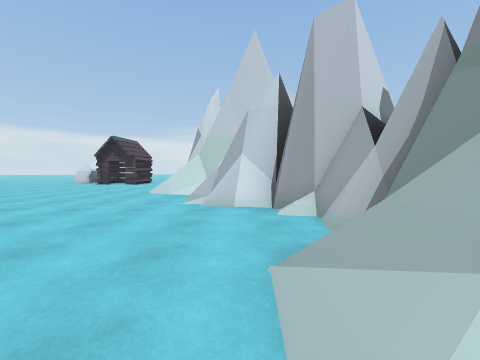
view 1 (above)

23 first-person views from a walk through a Unity game level. The camera is 1.2 m above the floor, tilts 2° down and sees 90° across. The floor is counted in squares, 1.8 m on a side. Each view is taken from the middle of a square. On the plan, view 1 faces up. The plan holds only what a view shows up to about 9 squares ahead; the rest is blank. The place goes on beyond the plan. The player character is not drawn.

view 2
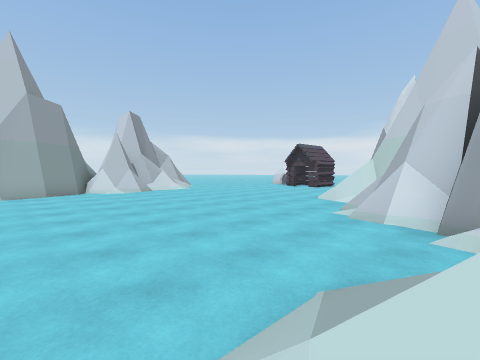

view 3
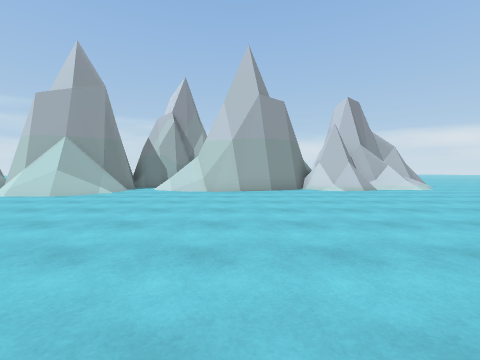

view 4
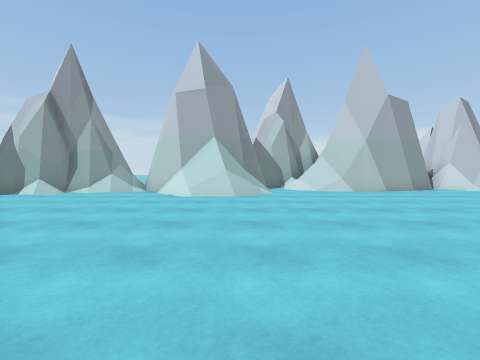

view 5
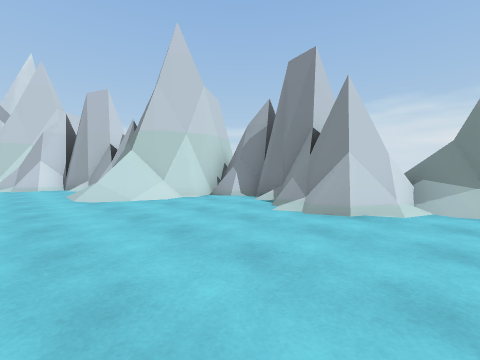

view 6
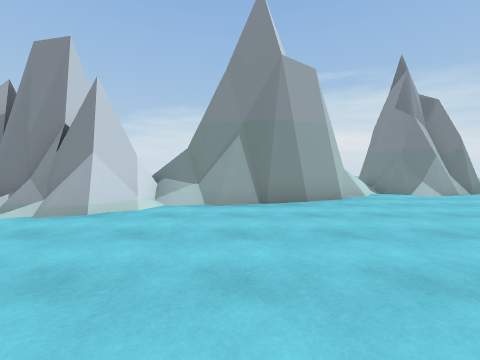

view 7
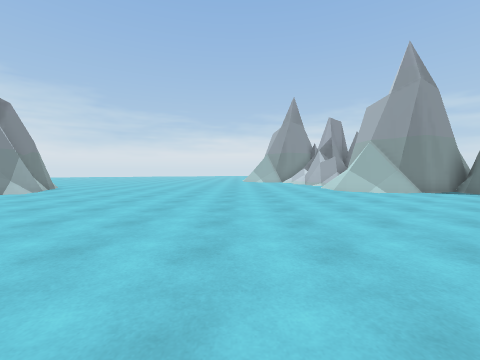

view 8
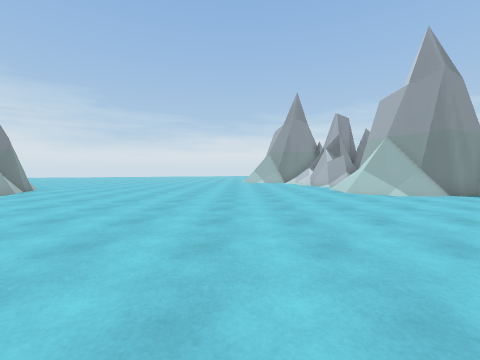

view 9
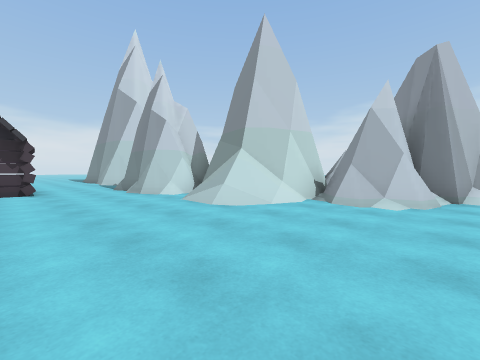

view 10
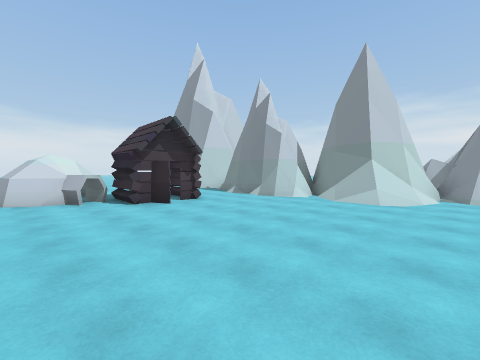

view 11
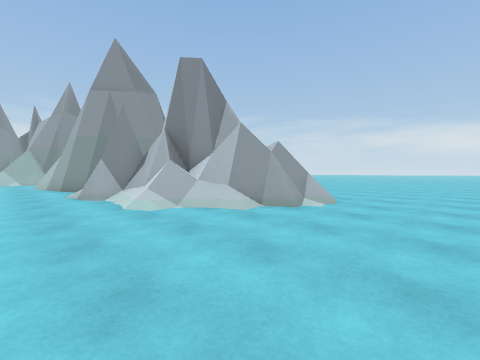

view 12
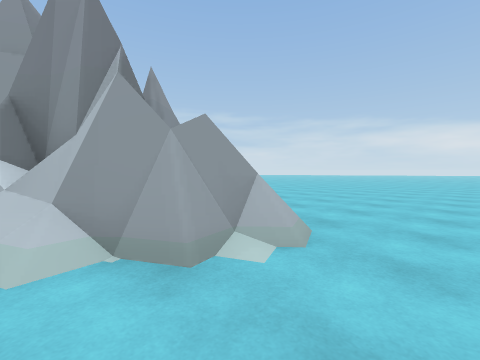

view 13
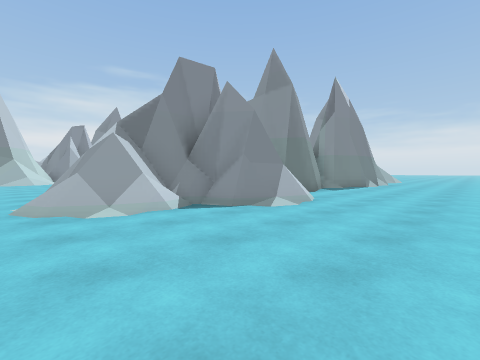

view 14
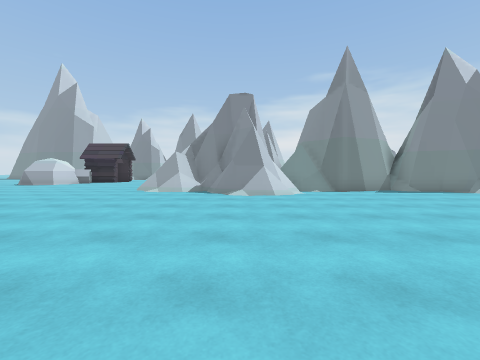

view 15
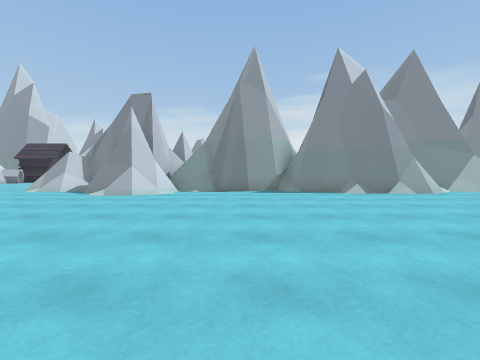

view 16
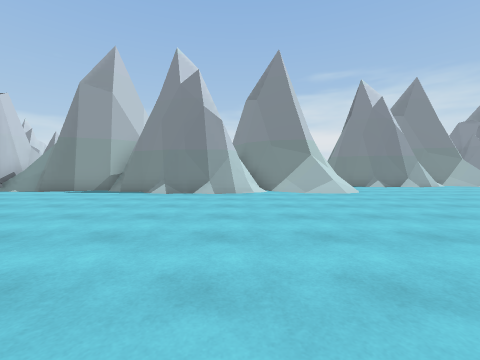

view 17
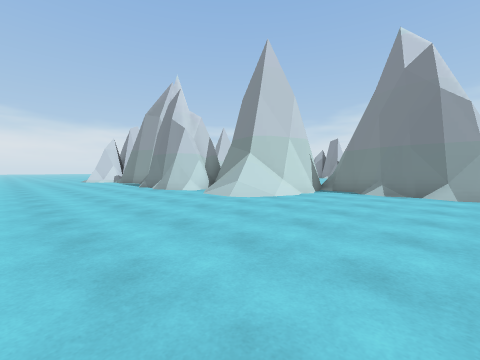

view 18
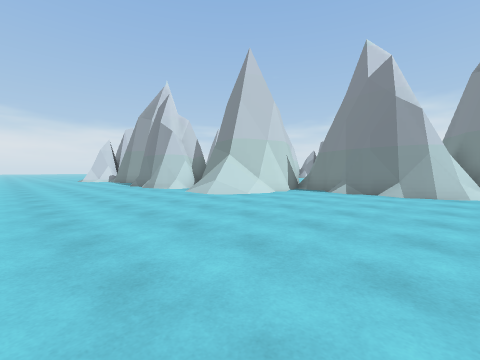

view 19
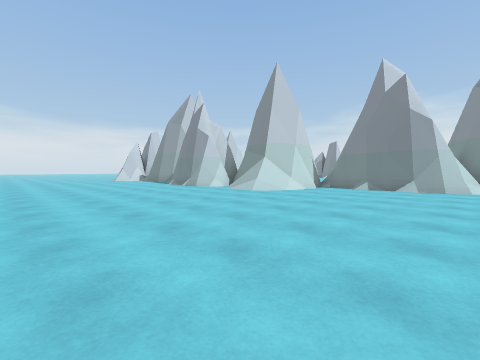

view 20
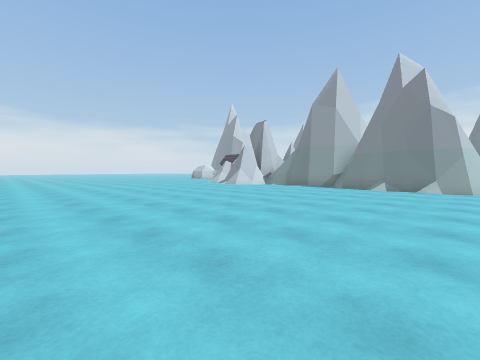

view 21
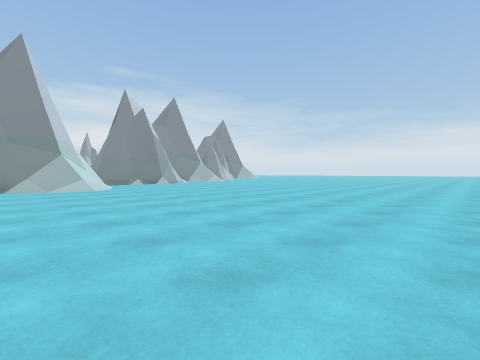

view 22
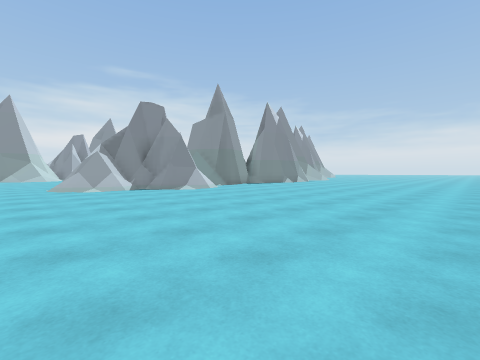

view 23
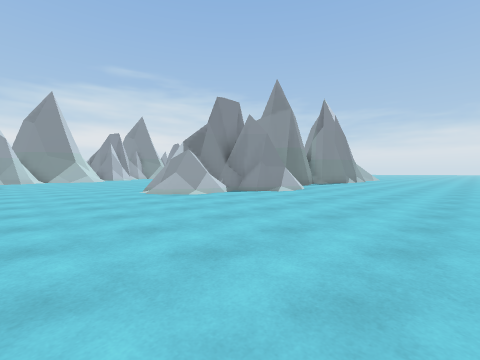

### Floor plan
Key: @ floor where view 1 was taken; # wall or solid block; . floor; / step, stairs or slope; = window, fence, low wall or low ledge; C cabin.
Columns run from 24 left of view 1 to 8 right of it. Each row starts with its distance up from view 1.
 12     .............C...##
 11     .................###
 10  ...................../#
  9  ....................//#
  8  ..........##/.......//##
  7 ..........=##//.......//#
  6 ..........####/........=#
  5 .........#####/.........##
  4 .........### ##..........##
  3 ..........=#  #..........=#
  2 ...........#  #........../#
  1 ..........##  #..........=##
  0 ...........#  ##........@/####
 -1 ...........#  ##............##
 -2 ..........##  //...... .....#
 -3 ..........#   /....... ....##
 -4 ..........#   #/...........##
 -5 .........=##  ##/........../#==
 -6 ........../#   ##.........../##
 -7 ........../#   #=...........##
 -8 ..........=#####............##
 -9 ..........//###=.............##
-10 .............###..............##
-11 .............####.............==
-12 .............####.............###
-13 .............######/..........##
-14 ............./######..........##

Where each view was taken, in squares from view 1:
view 1: 0 up, 0 right, facing up
view 2: 0 up, 1 right, facing up-left
view 3: 0 up, 1 left, facing left
view 4: 5 down, 1 left, facing left
view 5: 6 down, 1 left, facing up-right
view 6: 7 down, 1 left, facing right
view 7: 5 down, 1 left, facing down
view 8: 6 down, 1 left, facing down
view 9: 4 up, 6 left, facing up-right
view 10: 6 up, 10 left, facing up-right
view 11: 11 up, 8 left, facing down-left
view 12: 10 up, 11 left, facing down-left
view 13: 9 up, 18 left, facing down-right
view 14: 5 up, 22 left, facing right
view 15: 1 up, 22 left, facing right
view 16: 5 down, 22 left, facing right
view 17: 13 down, 19 left, facing up-right
view 18: 14 down, 19 left, facing up-right
view 19: 14 down, 21 left, facing up-right
view 20: 5 down, 24 left, facing up-right
view 21: 6 down, 24 left, facing down-right
view 22: 10 up, 23 left, facing down-right
view 23: 12 up, 20 left, facing down-right
